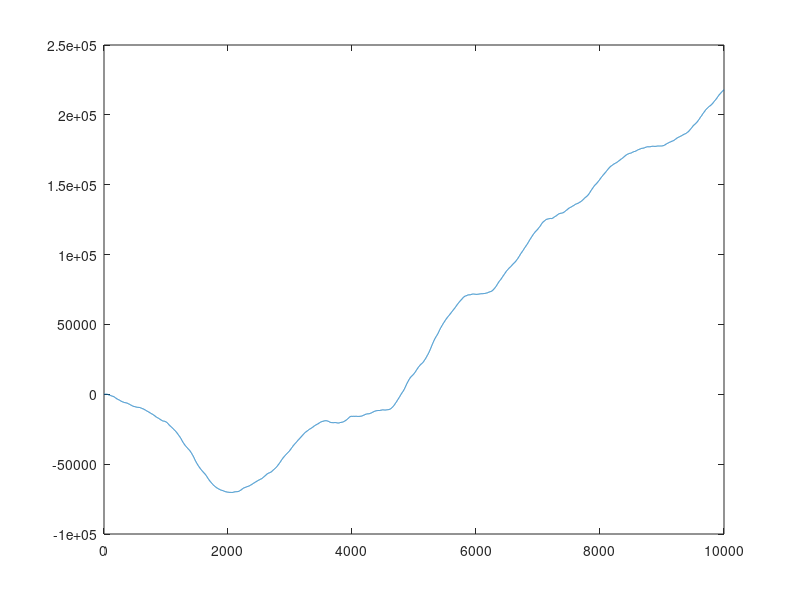

Here is the MATLAB script that generated this plot: (Note: this script raises an error after producing the figure.)
clc,clear
%% 画随机游走图
y(1)=0;n=100;t=10; %按比例缩小随机游走过程
e=normrnd(0,1/sqrt(n),1,n*t);
plot(e)
for i=1:n*t
    y(i+1)=y(i)+e(i);
end
% plot(1:n*t+1,y)
xlabel('i');ylabel('y(i)');
%% y(t)=y(t-1)+u(t),u(t)~ARMA(1,2)
clc,clear
y(1)=0;u(1)=0;n=10000;
noise=normrnd(0,1,1,n);
for t=1:n-1
    u(t+1)=u(t)+noise(t+1)+noise(t);
    y(t+1)=y(t)+u(t+1);
end
plot(1:n,y)
adftest(y)
%% y(t)=0.6*y(t-1)+u(t),u(t)~ARMA(1,2)
clc,clear
y(1)=0;u(1)=0;n=10000;
noise=normrnd(0,1,1,n);
for t=1:n-1
    u(t+1)=u(t)+noise(t+1)+noise(t);
    y(t+1)=0.6*y(t)+u(t+1);
end
plot(1:n,y)
adftest(y)